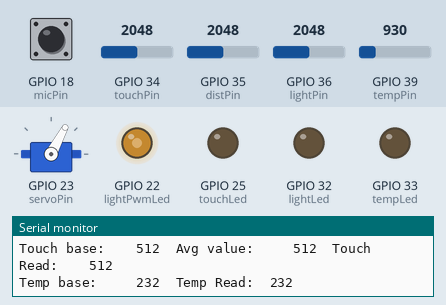
Simulated run of this sketch. Board: ESP32. On the bench: servo, output pins drawn as LEDs (lit = HIGH), the last lines printed to the serial monitor. The test bench sets the inputs (shaded band); at power-on: GPIO 39 (tempPin) = 930, GPIO 35 (distPin) = 2048, GPIO 36 (lightPin) = 2048, GPIO 18 (micPin) HIGH, GPIO 34 (touchPin) = 2048 (analog values on the 0–4095 scale).

Above: at 5.2 s.
5.3 s: GPIO 39 (tempPin) set to 1047
At 6.4 s:
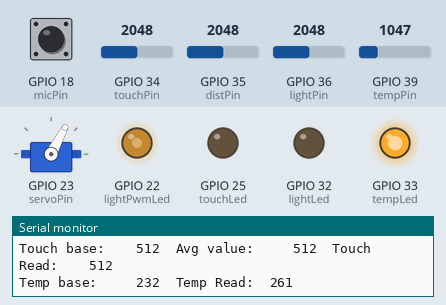
6.8 s: GPIO 35 (distPin) set to 2866
At 7.4 s:
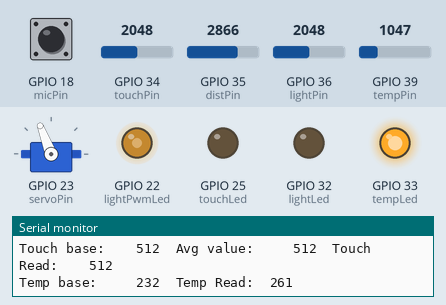
8.3 s: GPIO 36 (lightPin) set to 2318
At 9.6 s:
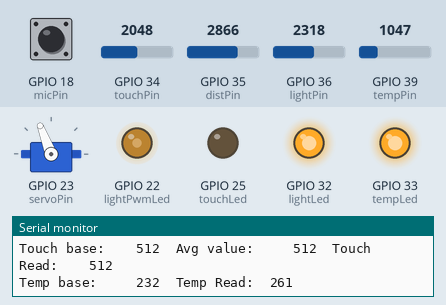
9.9 s: GPIO 36 (lightPin) set to 2448
At 10.8 s:
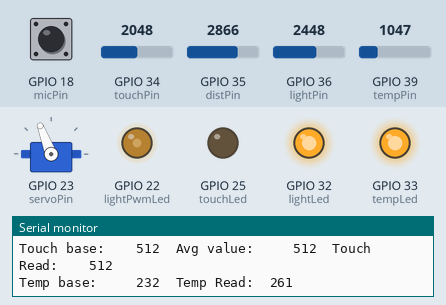
11.5 s: GPIO 39 (tempPin) set to 809
At 11.9 s:
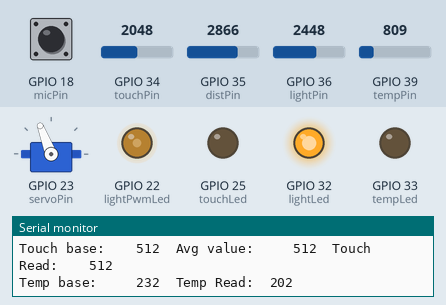
13.0 s: GPIO 35 (distPin) set to 1228
At 14.2 s:
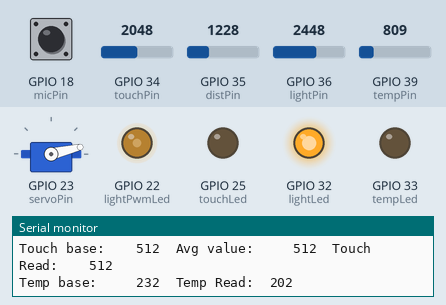
Timing chart, 0 to 15.6 s (numbered marks = the images above; inputs shaded):
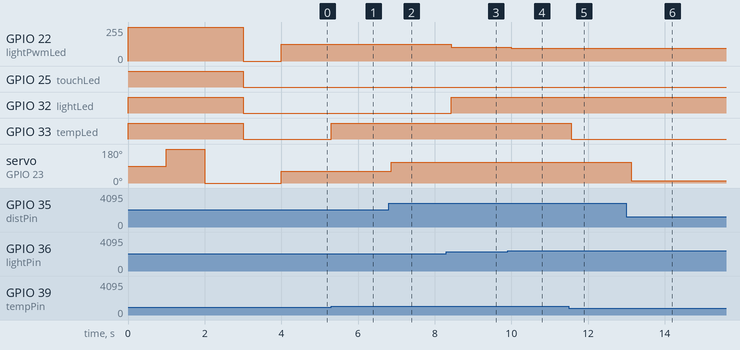

The sketch:

Midterm.ino
```cpp
/*
Original
Embedded System Midterm for Classes CDA4630 and CDA6316
Based on ESP32 technology, NodeMCU-32S
Dr. Bassem Alhalabi
Florida Atlantic Univercity, Boca Raton
Update: 2023-0928

Updated: 2024.05.25
by: Dwight Goins, MCT,RD, Graduate Student

Video Accompanying Project:
https://youtu.be/ueXpcHeXfcc?si=wkf0O5Zj8lw5V81l

*/

// include files
#include <ESP32_Servo.h>

// class obects
Servo myservo;  // using class servo to create servo object, myservo, to control a servo motor
// Download the library from: https://github.com/jkb-git/ESP32Servo (Press on Code, and download as zip).
// Unzip and rename the folder to ESP32Servo.
// Put the folder in Document>Arduino>libraries


// ---------- defining pins for inputs
const int servoPin = 23;      // servo pin
const int distPin = 35;         // ir analog pin
const int lightPin = 36;      // light sensor pins
const int touchPin = 34;      // touch sensor pin
const int tempPin = 39;       // temperature sensor pin

// ---------- defining pins for outputs
const int touchLed = 25;      // touch green led
const int lightLed = 32;      // ligh blue led
const int lightPwmLed = 22;   // light yellow led - pwm
const int tempLed = 33;       // temperature red led
const int BUFFER_SIZE = 10;

//  ---------- sensor values
int touchVal = 0, baseTouchVal=0;
int lightVal = 0, baseLightVal = 0, pwmVal=0, mapPwmVal=0;
int tempVal = 0, baseTempVal = 0;
int distVal = 0, baseDistVal=0, mapDistVal =0;
int flag=0;
int lastPos = 0;
bool handQuick = false;
int sampleIndex = 0;
int roomLightReadings[BUFFER_SIZE];
int touchReadings[BUFFER_SIZE];

bool toggleTouch = false;

// micConfiguration
const int micPin = 18;
int lastSoundState = HIGH;  // the previous state from the input pin
int currentSoundState;      // the current reading from the input pin

// ---------- Main functions

// setup function: init all connections
void setup()
{
  // Set up ADC resolution to 10 bits: will get values between 0-1024
  analogReadResolution(10);
  // connect servo myservo to servoPin
  myservo.attach(servoPin);

  // set up analog pin as inputs
  pinMode(distPin, INPUT);
  pinMode(lightPin, INPUT);
  pinMode(touchPin, INPUT);
  pinMode(tempPin, INPUT);
  pinMode(micPin, INPUT);

  // set output pins
  pinMode(touchLed, OUTPUT);
  pinMode(lightLed, OUTPUT);
  pinMode(tempLed, OUTPUT);
  pinMode(lightPwmLed, OUTPUT);

  // set up default values
  digitalWrite(touchLed, HIGH);
  digitalWrite(lightLed, HIGH);
  digitalWrite(tempLed, HIGH);
  digitalWrite(lightPwmLed, HIGH);
  delay(1000);  // wait for 1000 ms

  myservo.write (180);
  delay(1000);  // wait for 1000 ms
  myservo.write (0);
  delay(1000);  // wait for 1000 ms

  digitalWrite(touchLed, LOW);
  digitalWrite(lightLed, LOW);
  digitalWrite(tempLed, LOW);
  digitalWrite(lightPwmLed, LOW);
  delay(1000);  // wait for 1000 ms

  // setup Data Sample Buffer

  // start the serial port
  Serial.begin(115200);

  // read sensors values and save them as baseline values
  baseLightVal = analogRead(lightPin);  // room light
  baseTempVal =  analogRead(tempPin);   // room temperature
  baseTouchVal = analogRead(touchPin);  // room touch
  baseDistVal = analogRead(distPin);  // room touch
}

// generic function to return the average value in the collection
// of sampled data points
int calcAvgValues(const int size, const int samples[])
{
  if (size == 0) return samples[0];

  long totals = 0;
  for(int i = 0; i < size; i++)
  {
    totals += samples[i];
  }

  return (int)(totals/size);
}


void loop()
{

  // ---------- distance sensor controls
  // read the distance sensor, set the min/max limits, and map to full range 0-180
  distVal = analogRead(distPin);  // 0 - 1023

  distVal = min (distVal, 1000);
  distVal = max (distVal, 250);
  mapDistVal = map (distVal, 250, 1000, 0, 180);  // map values between in range (250, 1010) to values in range (0, 180)

  // ********** requirement # 1
  // the code above cuases the servo to sweep from 0-90 as the distVal sweeps from 250-1000 as you vertically move your hand up/down over the distance sensor
  // modify the code so that if you move your hand horizantally quickly the servo stops in its last position
  /* enter your comments here:
  */

  // All we have to do is check to see if the mapped Distance is greater than 0
  // if so then we record it to the servo motor
  if (mapDistVal > 0)
    myservo.write(mapDistVal);


  // ---------- light sensor controls
  // read light sensor
  lightVal = analogRead(lightPin);  // light sensor
  roomLightReadings[sampleIndex] = lightVal;
  //baseLightVal = calcAvgValues(sampleIndex, roomLightReadings);

  // The following two lines designate a deadzone band for the blue led between .2 and .4 of the baseLightVal for no change.
  //if      ((lightVal > (baseLightVal - (0.3 * baseLightVal)))) { digitalWrite(lightLed, HIGH); }  // if val above thresH (20% below room light)
  //else if ((lightVal < (baseLightVal - (0.5 * baseLightVal)))) { digitalWrite(lightLed, LOW);  }  // if val under thresh (40% below room light)
  // observe when the blue led turns off and on as you move your finger up and down above the light sensor

  // ********** requirement #2
  // change the code above to expand the range from 0.3-0.5 to the max and explore the changes.
  /* enter your comments here:
  */

  // The following two lines designate a deadzone band for the blue led between
  // Below to get the Max value we just remove the 0.3 and 0.5 expression which removes
  // the range checking and takes the values as is.
  if      ((lightVal > (baseLightVal ))) { digitalWrite(lightLed, HIGH); }
  else if ((lightVal < (baseLightVal ))) { digitalWrite(lightLed, LOW);  }


  // ---------- pwm controls for the yellow led, where led dims from 100% to 0% based on the light value
  // pwmVal =lightVal;                         // copy the light val
  // pwmVal = min(pwmVal, baseLightVal);  // allow pwmVal value to be max at room light
  // pwmVal = max(pwmVal, 100);            // allow pwmVal value to be min is 10
  // mapPwmVal = map(pwmVal, 100, baseLightVal, 10, 245);
  // analogWrite(lightPwmLed, mapPwmVal);

  // ********** requirement #3
  // modify the code above to reverse the effect of dimming, that is when you cover the light sensors the yellow led should be at brightes
  /* enter your comments here:
  */

  pwmVal = lightVal;                         // copy the light val
  pwmVal = min(pwmVal, 900);  // allow pwmVal value to be max at no light
  pwmVal = max(pwmVal, 100);            // allow pwmVal value to be min is 10
  mapPwmVal = map(pwmVal, 100, 900, 245, 10);  // reverse the mapping
  analogWrite(lightPwmLed, mapPwmVal);


  // ---------- touch sensor controls
  // read the touch sensor, and if touched, turn on the green led, when no touch turn led off
  touchVal = analogRead(touchPin);
  //if (touchVal < (900)          ) { digitalWrite(touchLed, HIGH); }              // if touched
  //else                            { digitalWrite(touchLed, LOW);  }

  // ********** requirement #4
  // the code above uses an absolute value to detect touching which may not be suitable for your skin
  // change that value to a percentage of the baseline value based on the actual reading when you touch
   /* enter your comments here:
  */

  // First thing I wanted to do was get collection of samples when I touch it:
  touchReadings[sampleIndex] = touchVal;

  // Next I wanted to see what the average is
  // using an average to first see what the ranges are...
  int avgTouchReadings = calcAvgValues(sampleIndex, touchReadings);

  // Next I took the highest and lowest averages and divided them by 1023 to get percentage values
  // the values were 0.13 and 0.44 respectively
  double lowTouchRange = baseTouchVal * 0.13;
  double highTouchRange = baseTouchVal * 0.44;

  // ********** requirement #5
  // change the code so that every time you touch, the led will toggle, and when you untouch, led stays the same. hit: use a flag
  /* enter your comments here:
  */
  // so check touch range, if within range it's considered a touch
  if ((touchVal >= lowTouchRange ) && (touchVal <= highTouchRange))
  {
    //set the flag
    toggleTouch = !toggleTouch;
  }

  if(toggleTouch)
  { digitalWrite(touchLed, HIGH); }  // if touched
  else
  { digitalWrite(touchLed, LOW);  }


  // ---------- temperature sensor controls
  // read the temo sensor, and if temp higher than the baseline, turn red led on, else turn led off
  // you can increase the sensor temo by touching/sqweezing it between your thinp and index fingure
  tempVal = analogRead(tempPin);  // tmp sensor
  //if (tempVal > 1.05 * baseTempVal) { digitalWrite(tempLed, HIGH);  }
  //else                              { digitalWrite(tempLed, LOW);   }
  // if you have skin temperature that is less than the room basline temp, the led will not turn on
  // in this case you need to change the code so that if the temperature is higher/lower than the baseline, the led will turn on

  // ********** requirement #6
  // change the code and apply the deadzone band concept instead od threshold value, so that the led will stop flickering
  /* enter your comments here:
  */

  // Just choose a 4% - 8% range to determine when to turn the Red light on
  // so it doesn't flip back and forth on specific temerature
  if (tempVal > 1.08 * baseTempVal) { digitalWrite(tempLed, HIGH);  }
  if (tempVal < 1.04 * baseTempVal) { digitalWrite(tempLed, LOW);   }


  // Read the microphone Sound state
  currentSoundState = digitalRead(micPin);


  if (lastSoundState == HIGH && currentSoundState == LOW)
    Serial.println("The sound has been detected");
  else if (lastSoundState == LOW && currentSoundState == HIGH)
    Serial.println("The sound has disappeared");

  // save the the last state
  lastSoundState = currentSoundState;
  // ---------- printing on serial monitor

  Serial.print("Distance Base:\t"); Serial.print(baseDistVal);   Serial.print("\tDistance Map :\t"); Serial.println(mapDistVal);

  Serial.print("Light Base:  \t"); Serial.print(baseLightVal); Serial.print("\tMapped Value:\t");
  Serial.print(mapPwmVal);  Serial.print("\tLight Read:  \t"); Serial.println(lightVal);

  Serial.print("Touch base:  \t"); Serial.print(baseTouchVal); Serial.print("\tAvg value:   \t");
  Serial.print(avgTouchReadings);  Serial.print("\tTouch Read:  \t"); Serial.println(touchVal);

  Serial.print("Temp base:   \t"); Serial.print(baseTempVal);   Serial.print("\tTemp Read:\t"); Serial.println(tempVal);


  // ---------- the mian loop dealy
  // here we are usning a loop delay to slow down the update rate of the analog input
  //delay(100);  // wait for 100ms, the invinit loop interval

  // ********** requirement #7
  // change the delay value (10, 100, 500 1000), and state you observation on the various loop delays
  /* enter your comments here:
  */
  // When choosing 10, the touch sensor doesn't work well it loops too fast. Lights blink too fast.
  // when choosing 500, you have to hold down too long for the touch sensor to work, and the light
  // sensor takes a long time to be affected.
  // 250 seemed just like a good enough time for all sensors to work well.
  delay(250);


  // used for caculating averages inside an array
  // use the below to increase the index counter and
  // bounds checking
  sampleIndex++;
  if (sampleIndex >= BUFFER_SIZE  )
    sampleIndex = 0;
}
```

Measured:
- the behaviour switches between 1003 and 1004 on GPIO 39 (tempPin) (found by bisection; images 0 and 1)
- after the input at 5.3 s, GPIO 33 (tempLed): LOW → HIGH at once
- after the input at 6.8 s, servo on GPIO 23 (servoPin): 62° → 111° after 0.07 s
- after the input at 8.3 s, GPIO 22 (lightPwmLed): 124/255 → 105/255 after 0.13 s; GPIO 32 (lightLed): LOW → HIGH after 0.13 s
- after the input at 9.9 s, GPIO 22 (lightPwmLed): 105/255 → 95/255 after 0.10 s
- after the input at 11.5 s, GPIO 33 (tempLed): HIGH → LOW after 0.06 s
- after the input at 13.0 s, servo on GPIO 23 (servoPin): 111° → 13° after 0.12 s
